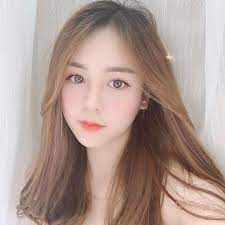
#> input picture qaz.png, 225 x 225 px, found by its file name
$ python tranformation.py
#> lines starting #> are read from the running program, lines starting #| are printed output that depends on the picture
import cv2 as cv

import numpy as np
from cv2 import imread

img = imread('vidu/qaz.png')
#> img is the input picture: shape (225, 225, 3); mean B, G, R 145.3, 153.1, 174.4
cv.imshow('img', img)

def traslate(img,x,y):
#> called with x = 100, y = 50
    transmat = np.float32([[1,0,x],[0,1,y]])# ma tran diem anh(lay diem anh) M
    dimensions = (img.shape[1], img.shape[0])# dung de lay dia chi hinh anh. chieu cao img.shape[0], chieu rong img.shape[1] so kenh[2]
#> dimensions = (225, 225)
    return cv.warpAffine(img, transmat, dimensions)# lenh dung thay doi kich thuoc diem anh
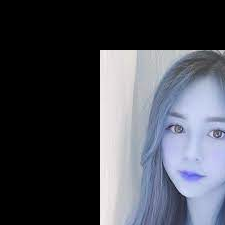
#> returned value: shape (225, 225, 3); mean of channels 0, 1, 2 70.8, 73.5, 82.1; drawn as R, G, B

translated = traslate(img,100,50)
cv.imshow('translated',translated)


# xoay hinh
def rotate(img, angle, rotPoint=None):
#> called with angle = 90
    (height,width) = img.shape[:2]
#> height = 225; width = 225
    if rotPoint is None:
         rotPoint = (width//2, height//2)
#> rotPoint = (112, 112)
    rotMat = cv. getRotationMatrix2D(rotPoint, angle, 1.0)# lenh dung de xoay diem anh(tam, goc, ty le)
    dimensions = (width, height)
#> dimensions = (225, 225)
    return cv.warpAffine(img, rotMat, dimensions)
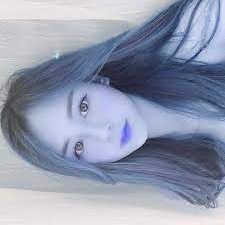
#> returned value: shape (225, 225, 3); mean of channels 0, 1, 2 145.3, 153.1, 174.4; drawn as R, G, B
rotated= rotate(img, 90)
cv.imshow('rotated', rotated)

cv.waitKey(0)
